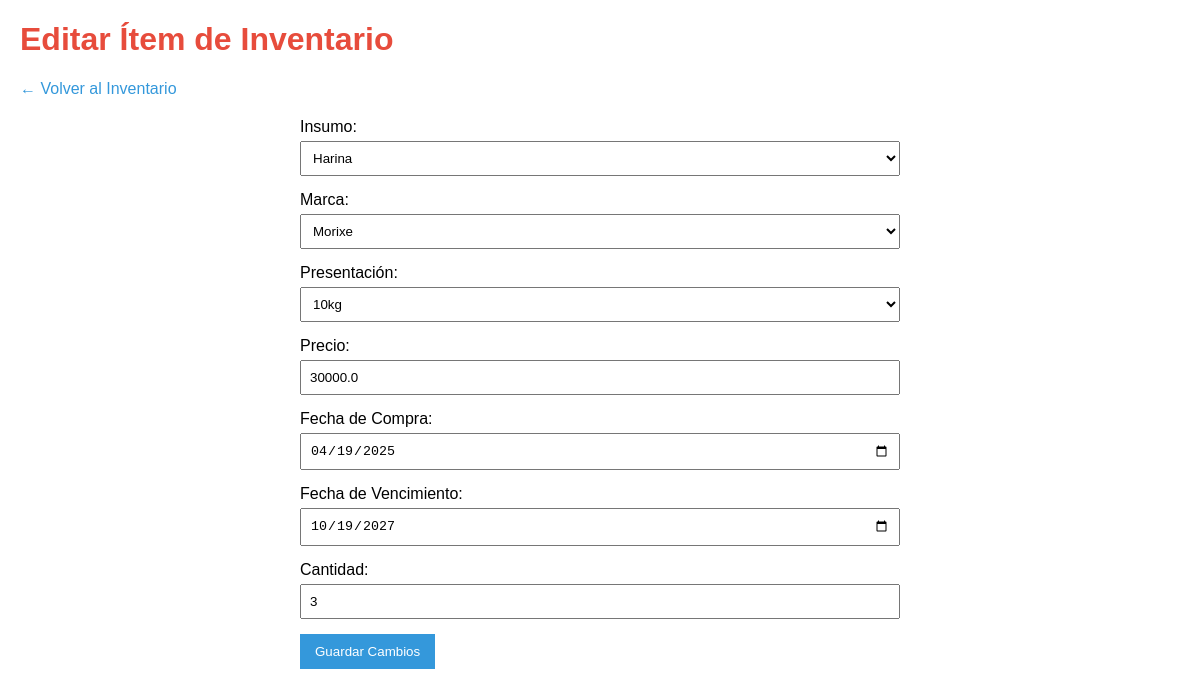
The page /editar/1 on the database its author committed.
### tables this page shows
CREATE TABLE inventario (
        id INTEGER PRIMARY KEY,
        insumo_id INTEGER NOT NULL,
        marca_id INTEGER NOT NULL,
        presentacion_id INTEGER NOT NULL,
        precio REAL NOT NULL,
        fecha_compra TEXT NOT NULL,
        fecha_vencimiento TEXT NOT NULL,
        cantidad INTEGER NOT NULL,
        FOREIGN KEY (insumo_id) REFERENCES insumos (id),
        FOREIGN KEY (marca_id) REFERENCES marcas (id),
        FOREIGN KEY (presentacion_id) REFERENCES presentaciones (id)
        );

CREATE TABLE insumos (
            id INTEGER PRIMARY KEY,
            nombre TEXT UNIQUE NOT NULL
        );

CREATE TABLE marcas (
        id INTEGER PRIMARY KEY,
        nombre TEXT UNIQUE NOT NULL
    );

CREATE TABLE presentaciones (
        id INTEGER PRIMARY KEY,
        descripcion TEXT UNIQUE NOT NULL
    );

### app.py (the view, shortened to what this page needs)
@app.route('/editar/<int:id>', methods=['GET', 'POST'])
def editar(id):
    conn = get_db_connection()
    cursor = conn.cursor()
    cursor.execute('SELECT * FROM inventario WHERE id = ?', (id,))
    item = cursor.fetchone()
    cursor.execute('SELECT id, nombre FROM insumos')
    insumos = cursor.fetchall()
    cursor.execute('SELECT id, nombre FROM marcas')
    marcas = cursor.fetchall()
    cursor.execute('SELECT id, descripcion FROM presentaciones')
    presentaciones = cursor.fetchall()
    conn.close()
    return render_template('formulario.html', insumos=insumos, marcas=marcas,
                           presentaciones=presentaciones, item=item, editar=True)

### app.py (called while the page is built)
def get_db_connection():
    conn = sqlite3.connect('inventario.db')
    conn.row_factory = sqlite3.Row
    return conn

### Templates/formulario.html (shortened to what this page needs)
<!DOCTYPE html>
<html>
<head>
</head>
<body>
    <h1>{% if editar %}Editar{% else %}Nuevo{% endif %} Ítem de Inventario</h1>
    <div class="nav">
        <a href="{{ url_for('index') }}">← Volver al Inventario</a>
    </div>
    <form method="POST">
        <div class="form-group">
            <label for="insumo">Insumo:</label>
            <select id="insumo" name="insumo_id" required>
                {% for insumo in insumos %}
                    <option value="{{ insumo['id'] }}" {% if editar and insumo['id'] == item['insumo_id'] %}selected{% endif %}>
                        {{ insumo['nombre'] }}
                    </option>
                {% endfor %}
            </select>
        </div>
        <div class="form-group">
            <label for="marca">Marca:</label>
            <select id="marca" name="marca_id" required>
                {% for marca in marcas %}
                    <option value="{{ marca['id'] }}" {% if editar and marca['id'] == item['marca_id'] %}selected{% endif %}>
                        {{ marca['nombre'] }}
                    </option>
                {% endfor %}
            </select>
        </div>
        <div class="form-group">
            <label for="presentacion">Presentación:</label>
            <select id="presentacion" name="presentacion_id" required>
                {% for presentacion in presentaciones %}
                    <option value="{{ presentacion['id'] }}" {% if editar and presentacion['id'] == item['presentacion_id'] %}selected{% endif %}>
                        {{ presentacion['descripcion'] }}
                    </option>
                {% endfor %}
            </select>
        </div>
        <div class="form-group">
            <label for="precio">Precio:</label>
            <input type="number" step="0.01" id="precio" name="precio" value="{{ item['precio'] if editar else '' }}" required>
        </div>
        <div class="form-group">
            <label for="fecha_compra">Fecha de Compra:</label>
            <input type="date" id="fecha_compra" name="fecha_compra" value="{{ item['fecha_compra'] if editar else '' }}" required>
        </div>
        <div class="form-group">
            <label for="fecha_vencimiento">Fecha de Vencimiento:</label>
            <input type="date" id="fecha_vencimiento" name="fecha_vencimiento" value="{{ item['fecha_vencimiento'] if editar else '' }}" required>
        </div>
        <div class="form-group">
            <label for="cantidad">Cantidad:</label>
            <input type="number" id="cantidad" name="cantidad" value="{{ item['cantidad'] if editar else '' }}" required>
        </div>
        <button type="submit" class="btn">{% if editar %}Guardar Cambios{% else %}Agregar Ítem{% endif %}</button>
    </form>
</body>
</html>

### Templates/formulario.html (style rules this page uses)
body { font-family: Arial, sans-serif; margin: 20px; }
h1 { color: #e74c3c; }
form { max-width: 600px; margin: 0 auto; }
.form-group { margin-bottom: 15px; }
label { display: block; margin-bottom: 5px; }
input, select { width: 100%; padding: 8px; box-sizing: border-box; }
.btn { padding: 10px 15px; background-color: #3498db; color: white; border: none; cursor: pointer; }
.nav { margin-bottom: 20px; }
.nav a { margin-right: 10px; text-decoration: none; color: #3498db; }

### rows shown on the page
inventario: insumo_id "Harina", marca_id "Morixe", presentacion_id "10kg", precio "30000.0", fecha_compra "04/19/2025", fecha_vencimiento "10/19/2027", cantidad "3"
